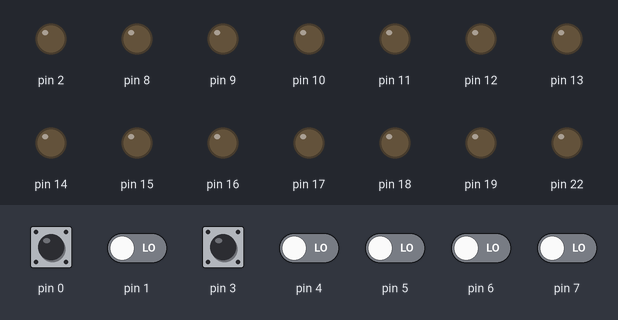
The sketch below on a simulated Arduino Uno, built with avr-gcc and run on an emulated ATmega328P. On the bench: output pins drawn as LEDs (lit = HIGH). Inputs (shaded band) come from the test bench; at power-on: pin 0, pin 1, pin 3–7 LOW.

Above: at 0.8 s.
0.9 s: pin 3 pulsed HIGH 2 times (0.12 s each, 0.3 s apart)
At 1.5 s:
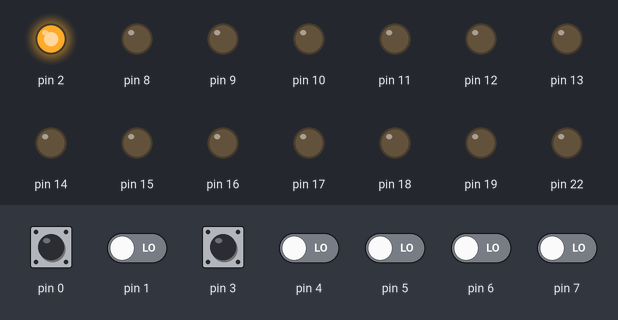
3.0 s: pin 0 pulsed HIGH 2 times (0.12 s each, 0.3 s apart)
At 3.27 s:
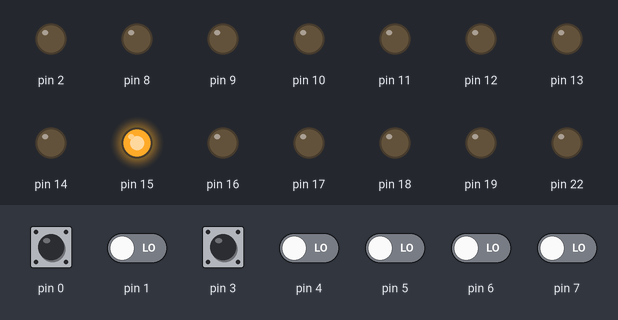
At 4.8 s:
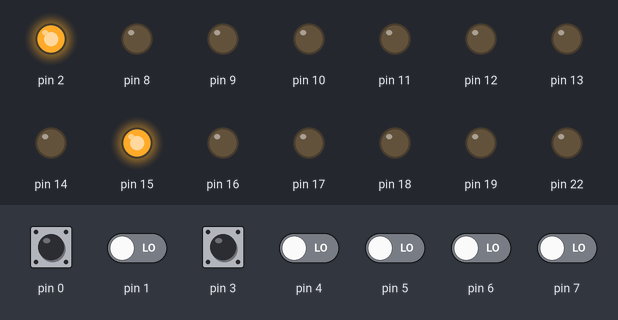
Timing chart, 0 to 6.3 s (numbered marks = the images above; inputs shaded):
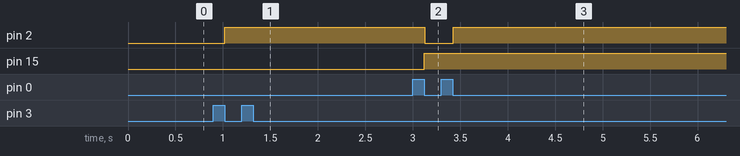

Measured:
- after the input at 0.9 s, pin 2: LOW → HIGH after 0.12 s
- after the input at 3.0 s, pin 2: HIGH → LOW after 0.13 s, → HIGH 0.30 s later; pin 15: LOW → HIGH after 0.12 s

The sketch:

SPI_slavenode1.ino
```cpp
//preprocessor
#define portD_ddr_register 0x2A
#define portD_input_register 0x29
#define portD_data_register 0x2B
#define portB_ddr_register 0x24
#define portB_input_register 0x23
#define portB_data_register 0x25
#define portC_ddr_register 0x27
#define portC_data_register 0x28


//function used
void init_port(void);
volatile char inportD(volatile char);
void outportB(volatile char,volatile char);
void outportC(volatile char,volatile char);
void SPI_reciever(void);

//global variables
volatile char data=0xA0;
volatile char outputC,outputB;
volatile char output;
void setup() {
  // put your setup code here, to run once:
  init_port();
  volatile char cs;
  while(1){
    cs = inportD(3);
    while(cs == 0x01){
       cs = inportD(3);
       if(cs == 0x00){
        SPI_reciever();
       }
    }
  }

}
void SPI_reciever()
{
  delay(1);
  volatile static int k;
  volatile char input;
  volatile char i,j,last_bit,clock_;
  for(i=7;i>=0;i--){
    j = data >> i;
    last_bit = j & 0x01;
    if(i!=7){
      delay(5);
    }
    outportD(last_bit,2);
    while(1){
        clock_ = inportD(0);
        while(clock_ == 0x00){
          clock_ = inportD(0);
          while(clock_ == 0x01){
            clock_ = inportD(0);
            if(clock_ == 0x00){
              input = inportD(1);
              sampling(input,k);
              k++;
              goto out;
            }
          }
        }
    }
    out:
    outportC(0x01,1);
    delay(1);
 }
}

void init_port(void)
{
  char *portD_ddr = (char *) portD_ddr_register;
  char *portB_ddr = (char *) portB_ddr_register;
  char *portC_ddr = (char *) portC_ddr_register;

  *portD_ddr = 0x04;
  *portB_ddr = 0xFF;
  *portC_ddr = 0xFF;
}
volatile char inportD(volatile char pin)
{
  volatile char *portD_data = (volatile char *) portD_input_register;
  volatile char data;
  data = *portD_data;
  data = data & (0x01 << pin);
  data = data >> pin;
  return data;
}
void outportD(volatile char data , volatile char pin)
{
  volatile char *portD_data = (volatile char *) portD_data_register;
  if( data == 0x01){
    output |= (data<<pin);
  }
  else if(data == 0x00){
    output &= ~((0x01<<pin));
  }
  *portD_data = output;
}
void outportC(volatile char data , volatile char pin)
{
  volatile char *portC_data = (volatile char *) portC_data_register;
  if( data == 0x01){
    outputC |= (data<<pin);
  }
  else if(data == 0x00){
    outputC &= ~((0x01<<pin));
  }
  *portC_data = outputC;
}
void sampling(volatile char data,volatile char pin)
{
  volatile char *portB_data = (volatile char *) portB_data_register;
  if( data == 0x01){
    outputB |= (data<<pin);
  }
  else if(data == 0x00){
    outputB &= ~((0x01<<pin));
  }
  *portB_data = outputB;
}
void loop() {
  // put your main code here, to run repeatedly:

}
```
